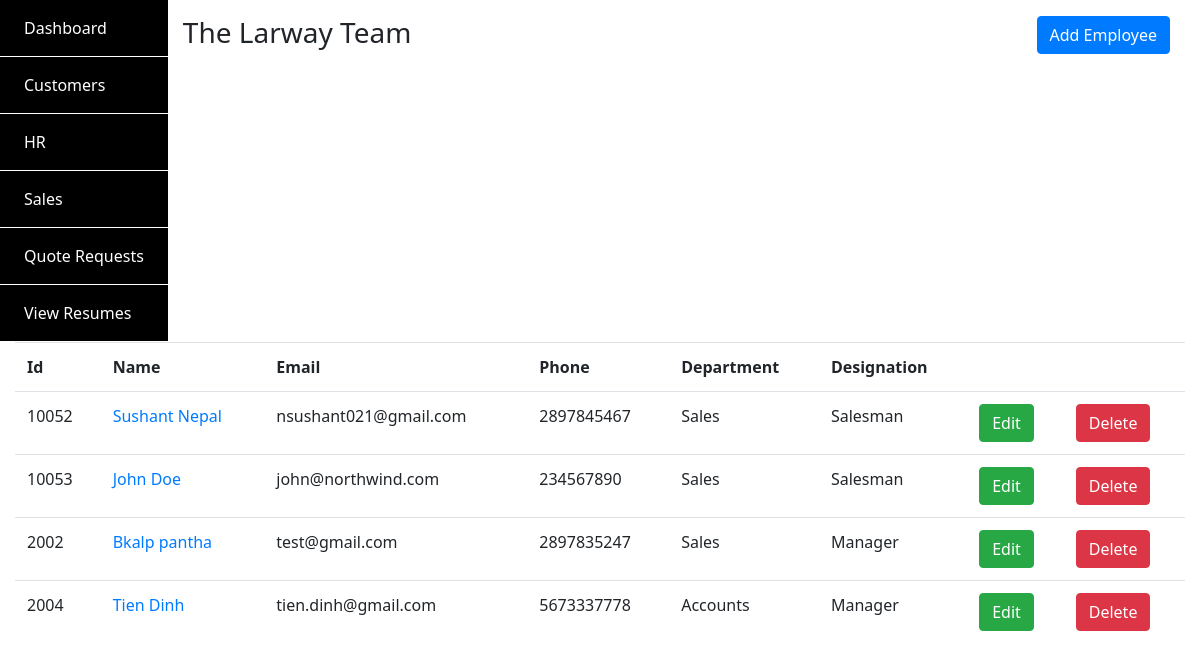
/employees/, run on the app's committed database.
### SiteApp/models.py (models this page shows, shortened)
class Employee(models.Model):
    employee_id = models.IntegerField()
    first_name = models.CharField(max_length=50)
    last_name = models.CharField(max_length=50)
    email = models.EmailField()
    cell_number = models.BigIntegerField()
    address = models.CharField(max_length=200)
    department = models.ForeignKey(
        Department, on_delete=models.CASCADE, related_name="employees")
    designation = models.CharField(max_length=50)
    salary = models.IntegerField()
    date_of_join = models.DateField()
    def get_absolute_url(self):
        pass

class Department(models.Model):
    name = models.CharField(max_length=50)
    def __str__(self):
        return self.name

### SiteApp/views.py (the view)
# urls.py: path('employees/', views.ListEmployees, name='list_employees'),
def ListEmployees(request):
    employees = Employee.objects.all()
    return render(request, 'SiteApp/list_employees.html', {'employees': employees})

### SiteApp/Templates/SiteApp/list_employees.html
{% extends 'backend_base.html' %} {% block content %}
<div class="container-fluid py-3">
  <div class="row">
    <div class="col-sm-6">
      <h3>The Larway Team</h3>
    </div>
    <div class="col-sm-6">
      <a href="{% url 'add_employee' %}" class="btn btn-primary float-right"
        >Add Employee</a
      >
    </div>
  </div>
  <div class="article mt-4">
    <table class="table">
      <tr>
        <th>Id</th>
        <th>Name</th>
        <th>Email</th>
        <th>Phone</th>
        <th>Department</th>
        <th>Designation</th>
        <th></th>
        <th></th>
      </tr>
      {% for employee in employees %}
      <tr>
        <td><span>{{employee.employee_id}}</span></td>
        <td>
          <a href="{{employee.get_absolute_url }}"
            >{{employee.first_name}} {{employee.last_name}}</a
          >
        </td>
        <td><span>{{employee.email}}</span></td>
        <td><span>{{employee.cell_number}}</span></td>
        <td><span>{{employee.department}}</span></td>
        <td><span>{{employee.designation}}</span></td>
        <td>
          <span><a href="#" class="btn btn-success">Edit</a></span>
        </td>
        <td>
          <span><a href="#" class="btn btn-danger">Delete</a></span>
        </td>
      </tr>
      {% endfor %}
    </table>
  </div>
</div>
{% endblock %}

### SiteApp/Templates/backend_base.html (shortened to what this page needs)
<!DOCTYPE html>
<html>
  <head>
    {% load static %}
    <link
      rel="stylesheet"
      type="text/css"
      href="{% static 'SiteApp/css/style.css' %}"
    />
    <link
      rel="stylesheet"
      href="https://stackpath.bootstrapcdn.com/bootstrap/4.3.1/css/bootstrap.min.css"
    />
  </head>
  <body>
    <header class="float-left bg-black">
      {% include 'SiteApp/backend_menu.html'%}
    </header>
    <main>
      {% block content %} {% endblock %}
    </main>
  </body>
</html>

### SiteApp/Templates/SiteApp/backend_menu.html
<ul class="nav flex-column">
  <li class="nav-item backend-menu-item">
    <a class="nav-link text-white" href="#">Dashboard</a>
  </li>
  <li class="nav-item backend-menu-item">
    <a class="nav-link text-white" href="{% url 'list_customers' %}"
      >Customers</a
    >
  </li>
  <li class="nav-item backend-menu-item">
    <a class="nav-link text-white" href="{% url 'list_employees' %}">HR</a>
  </li>
  <li class="nav-item backend-menu-item">
    <a class="nav-link text-white" href="#">Sales</a>
  </li>
  <li class="nav-item backend-menu-item">
    <a class="nav-link text-white" href="{% url 'view_quote_requests'%}"
      >Quote Requests</a
    >
  </li>
  <li class="nav-item backend-menu-item">
    <a class="nav-link text-white" href="{% url 'view_resumes' %}"
      >View Resumes</a
    >
  </li>
</ul>

### SiteApp/static/SiteApp/css/style.css (style rules this page uses)
* { font-family: "Noto Sans", sans-serif; transition: all ease-in 0.2s; }
.bg-black { background-color: black !important; }
.backend-menu-item { background-color: rgba(0, 0, 0, 1) !important; border-bottom: 1px solid rgba(255, 255, 255, 1); padding: 0.5em; }

### data on the page
Employee: employee_id "10052", first_name "Sushant", last_name "Nepal", email "nsushant021@gmail.com", cell_number "2897845467", department "Sales", designation "Salesman"
Employee: employee_id "10053", first_name "John", last_name "Doe", email "john@northwind.com", cell_number "234567890", department "Sales", designation "Salesman"
Employee: employee_id "2002", first_name "Bkalp", last_name "pantha", email "test@gmail.com", cell_number "2897835247", department "Sales", designation "Manager"
Employee: employee_id "2004", first_name "Tien", last_name "Dinh", email "tien.dinh@gmail.com", cell_number "5673337778", department "Accounts", designation "Manager"
